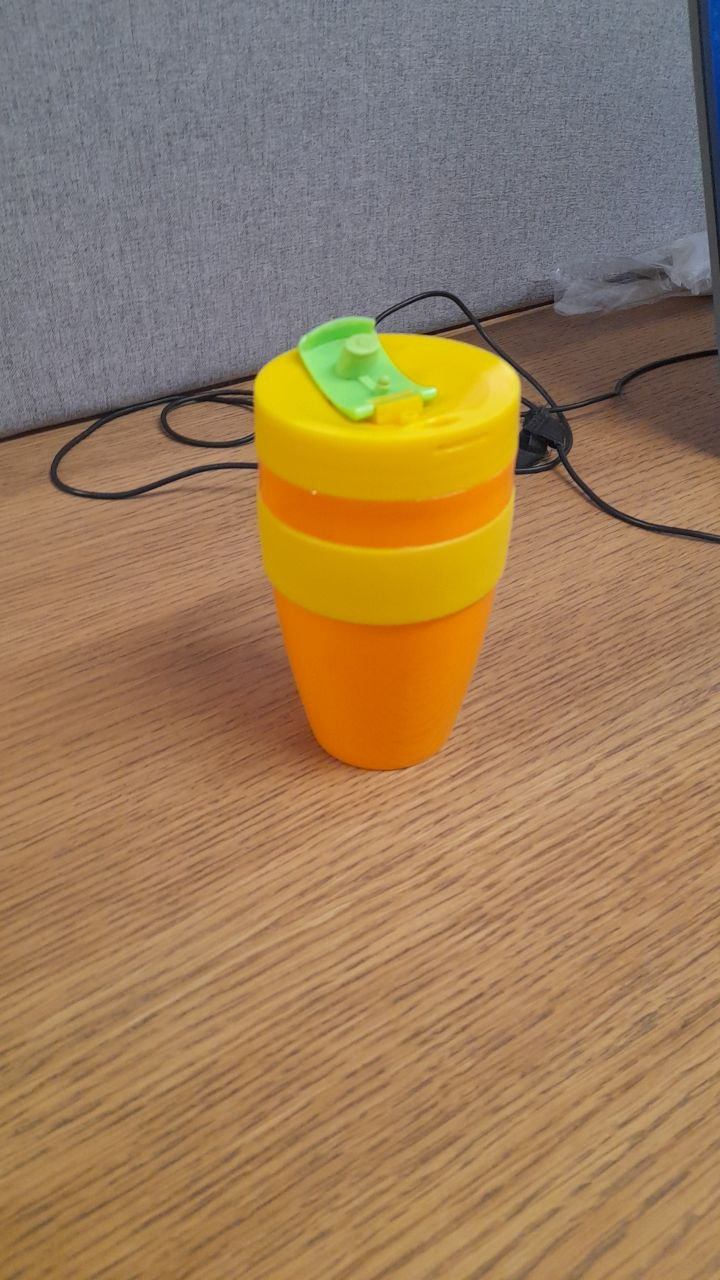
#> input picture CV/pictures/pic4.jpg, 720 x 1280 px
$ python main.py
#> lines starting #> are read from the running program, lines starting #| are printed output that depends on the picture
### CV/models/brightness/main.py
import cv2
import numpy as np

'''
работа с яркостью картинки
'''


# пересчёт яркости пикселей относительно другого диапазона
def adjust_brightness(image, left, right):
    ycbcr_image = cv2.cvtColor(image, cv2.COLOR_BGR2YCrCb)
    y_channel = ycbcr_image[:, :, 0]
    min_val, max_val = np.percentile(y_channel, [left, right])

    y_channel_modified = y_channel * ((max_val - min_val) / 255.0) + min_val
    y_channel_modified = np.clip(y_channel_modified, 0, 255).astype('uint8')

    ycbcr_image[:, :, 0] = y_channel_modified
    modified_image = cv2.cvtColor(ycbcr_image, cv2.COLOR_YCrCb2BGR)

    return modified_image


# просто подгоняем пиксели под нужный диапазон
# [9 lines left out: function clip_pixels, not called in this run]

### CV/models/color/hue_correction.py
import cv2
import numpy as np

'''
пока что лучший вариант из всей цветокоррекции, которая есть, но работает по-терпильному
'''


# пересчёт яркости пикселей каждого цветового канала
def adjust_color(image):
    b, g, r = cv2.split(image)

    min_b, max_b = np.percentile(b, [5, 95])
    min_g, max_g = np.percentile(g, [5, 95])
    min_r, max_r = np.percentile(r, [5, 95])

    b = b * ((max_b - min_b) / 255.0) + min_b
    g = g * ((max_g - min_g) / 255.0) + min_g
    r = r * ((max_r - min_r) / 255.0) + min_r

    b = np.clip(b, 0, 255).astype('uint8')
    g = np.clip(g, 0, 255).astype('uint8')
    r = np.clip(r, 0, 255).astype('uint8')

    corrected_image = cv2.merge([b, g, r])

    return corrected_image

### CV/models/color/contrast_correction.py
import cv2


def adjust_contrast(image):
    clahe = cv2.createCLAHE(clipLimit=2.0, tileGridSize=(8, 8))
    R, G, B = cv2.split(image)

    output1_R = clahe.apply(R)
    output1_G = clahe.apply(G)
    output1_B = clahe.apply(B)

    return cv2.merge((output1_R, output1_G, output1_B))

### CV/models/main.py
import cv2
import numpy as np

'''
здесь все процессы с картинками, тут вводишь пути к файлам, картинки показываются и сохраняются
'''

from brightness.main import adjust_brightness
from whitebalance.main import white_balance_correction, manual_white_balance_correction
from color.hue_correction import adjust_color
from color.contrast_correction import adjust_contrast

if __name__ == '__main__':
    image_path = '../pictures/pic4.jpg'
    image_path_2 = '../pictures/pic5.jpg'
    image = cv2.imread(image_path)
#> image is the input picture: shape (1280, 720, 3); mean B, G, R 91.6, 124.7, 154.5
    image2 = cv2.imread(image_path_2)
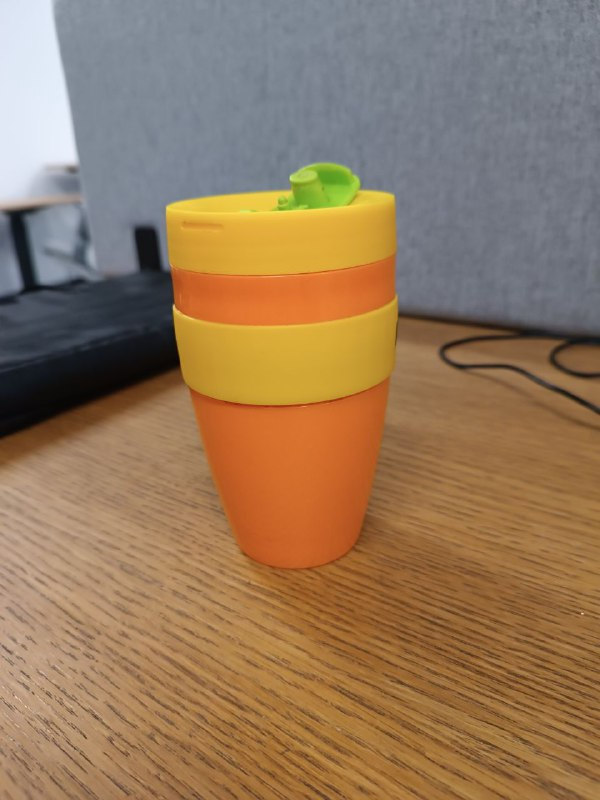
#> input picture CV/pictures/pic5.jpg, 600 x 800 px
#> image2 is the input picture: shape (800, 600, 3); mean B, G, R 91.9, 120.9, 148.9

    brightened = adjust_brightness(image, 5, 95)
#> in adjust_brightness, `ycbcr_image = cv2.cvtColor(image, cv2.COLOR_BGR2YCrCb)`: ycbcr_image: shape (1280, 720, 3); mean of channels 0, 1, 2 129.9, 145.6, 106.4
#> in adjust_brightness, `y_channel = ycbcr_image[:, :, 0]`:
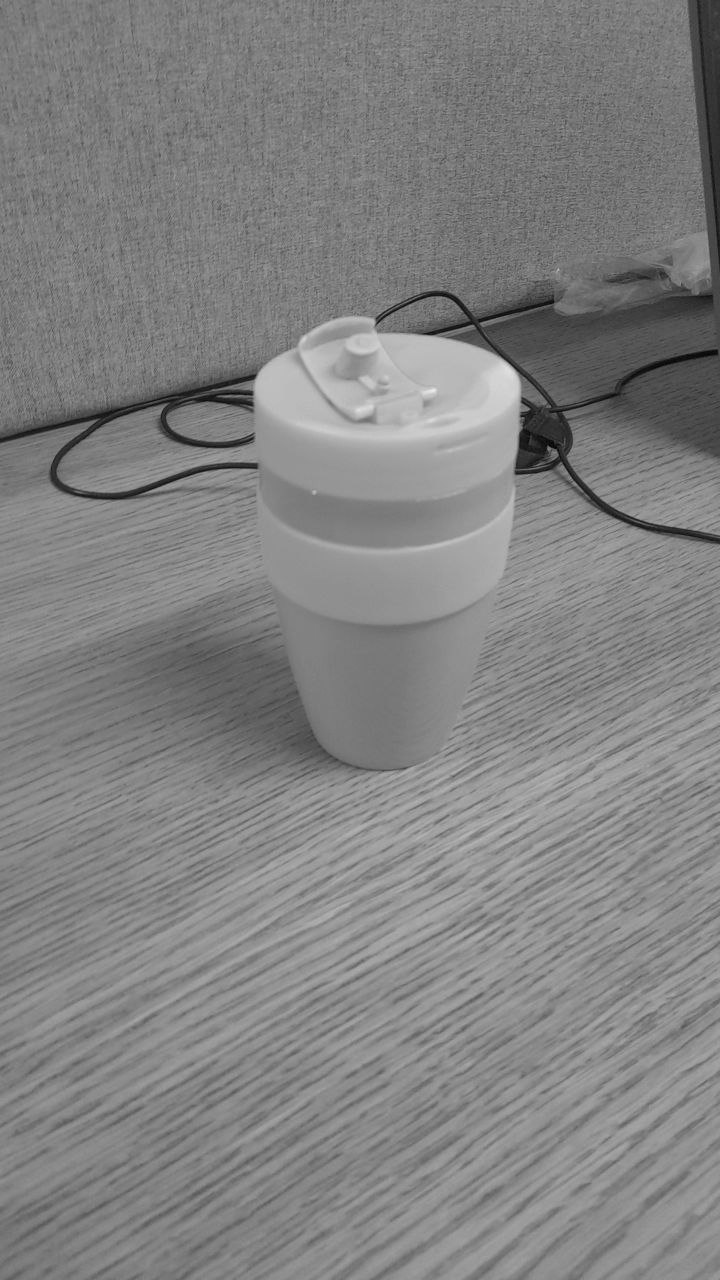
#> y_channel: shape (1280, 720); min 1, max 235, mean 129.9
#> in adjust_brightness, `min_val, max_val = np.percentile(y_channel, [left, right])`: min_val = 88; max_val = 161
#> in adjust_brightness, `ycbcr_image[:, :, 0] = y_channel_modified`: ycbcr_image: shape (1280, 720, 3); mean of channels 0, 1, 2 124.7, 145.6, 106.4
    brightened_2 = adjust_brightness(image2, 5, 95)
#> call 2 of adjust_brightness, with left = 5, right = 95
#> in adjust_brightness (call 2), `ycbcr_image = cv2.cvtColor(image, cv2.COLOR_BGR2YCrCb)`: ycbcr_image: shape (800, 600, 3); mean of channels 0, 1, 2 126, 144.4, 108.7
#> in adjust_brightness (call 2), `y_channel = ycbcr_image[:, :, 0]`:
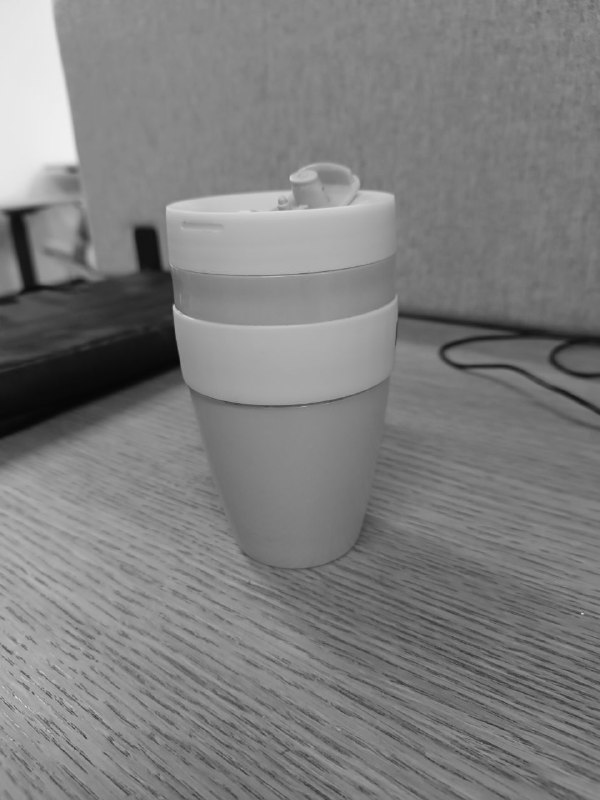
#> y_channel: shape (800, 600); min 6, max 240, mean 126
#> in adjust_brightness (call 2), `min_val, max_val = np.percentile(y_channel, [left, right])`: min_val = 63; max_val = 173
#> in adjust_brightness (call 2), `ycbcr_image[:, :, 0] = y_channel_modified`: ycbcr_image: shape (800, 600, 3); mean of channels 0, 1, 2 116.9, 144.4, 108.7
    colored = adjust_color(brightened)
#> in adjust_color, `b, g, r = cv2.split(image)`:
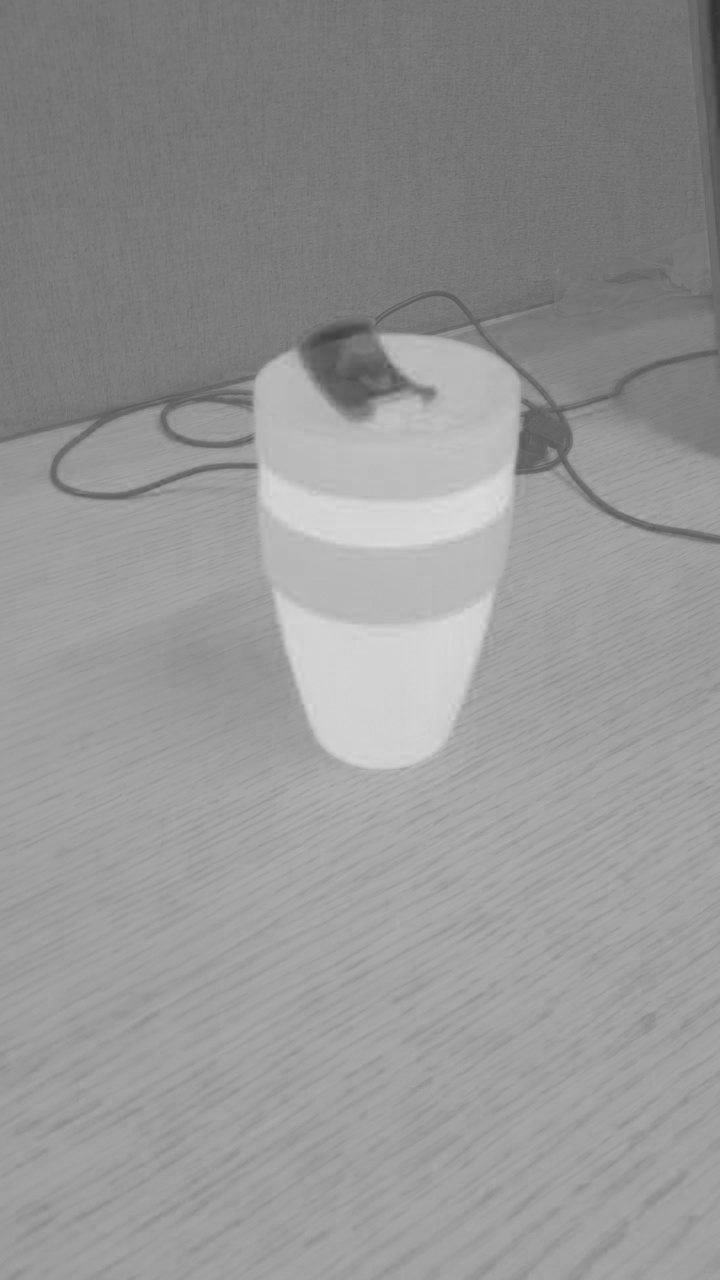
#> r: shape (1280, 720); min 50, max 220, mean 149.3
#> in adjust_color, `min_b, max_b = np.percentile(b, [5, 95])`: min_b = 0; max_b = 136
#> in adjust_color, `min_g, max_g = np.percentile(g, [5, 95])`: min_g = 104; max_g = 131
#> in adjust_color, `min_r, max_r = np.percentile(r, [5, 95])`: min_r = 114; max_r = 188
    colored_2 = adjust_color(brightened_2)
#> in adjust_color (call 2), `b, g, r = cv2.split(image)`:
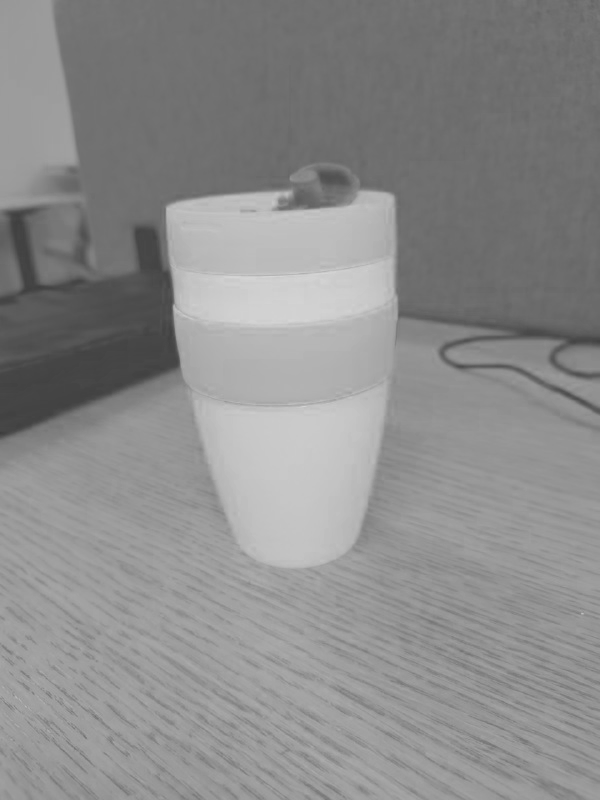
#> r: shape (800, 600); min 60, max 214, mean 139.8
#> in adjust_color (call 2), `min_b, max_b = np.percentile(b, [5, 95])`: min_b = 23
#> in adjust_color (call 2), `min_g, max_g = np.percentile(g, [5, 95])`: min_g = 86; max_g = 136
#> in adjust_color (call 2), `min_r, max_r = np.percentile(r, [5, 95])`: min_r = 88; max_r = 193

    # [5 lines of commented-out code are left out]

    cl1 = adjust_contrast(colored)
    cl2 = adjust_contrast(colored_2)

    cv2.imshow("Image1", np.concatenate([image, cl1], axis=1))
    cv2.imshow("Image2", np.concatenate([image2, cl2], axis=1))
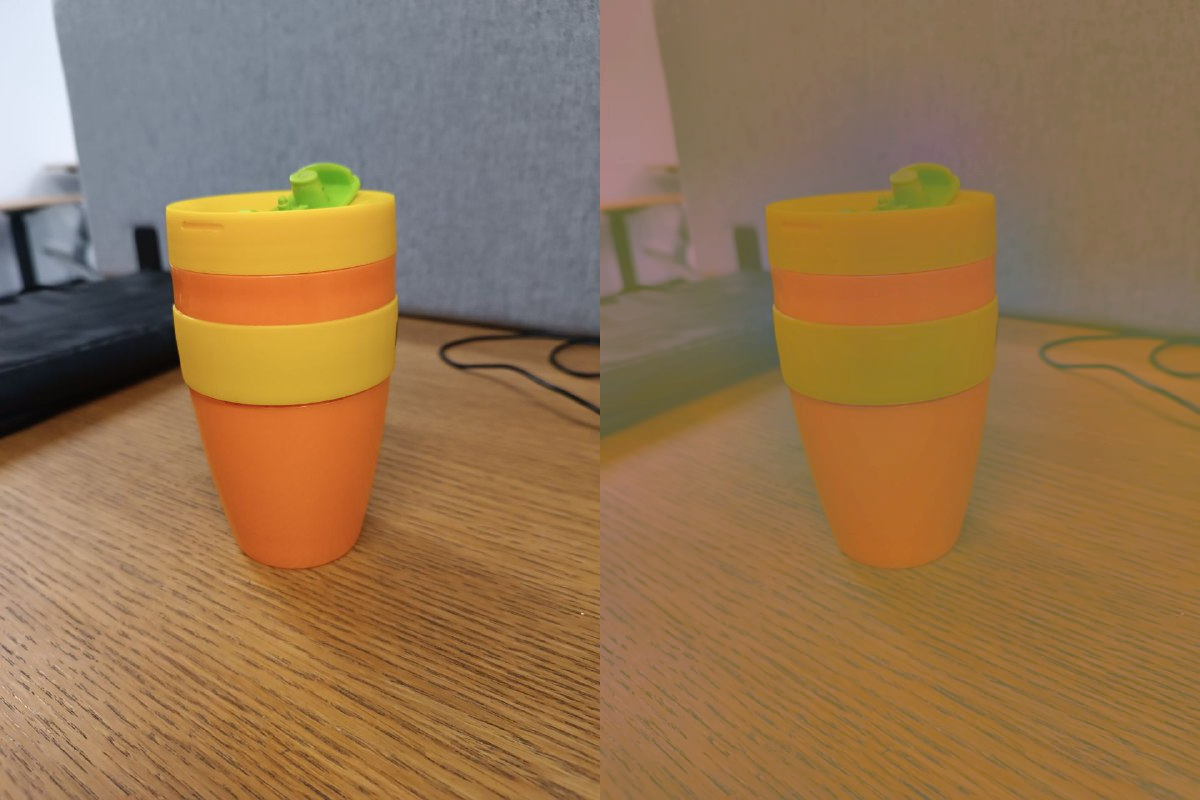
#> window 'Image2': shape (800, 1200, 3); mean B, G, R 80.9, 116.2, 147.7

    cv2.imwrite('../pictures/pic4_white_balanced_and_brightened.jpg', cl1)
    cv2.imwrite('../pictures/pic5_white_balanced_and_brightened.jpg', cl2)
    cv2.waitKey(0)
    cv2.destroyAllWindows()
